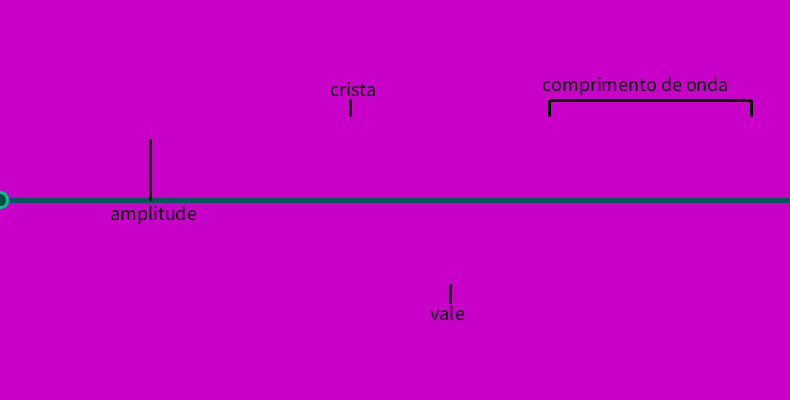
Frame 1 (no input)
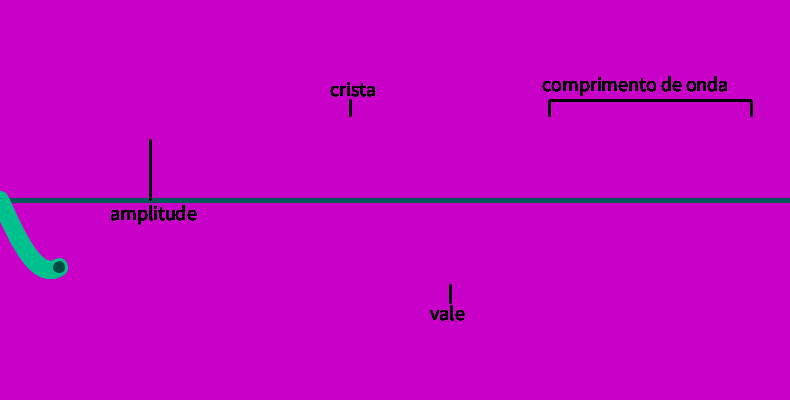
Frame 60 (the mouse pressed at the canvas centre just before this capture)
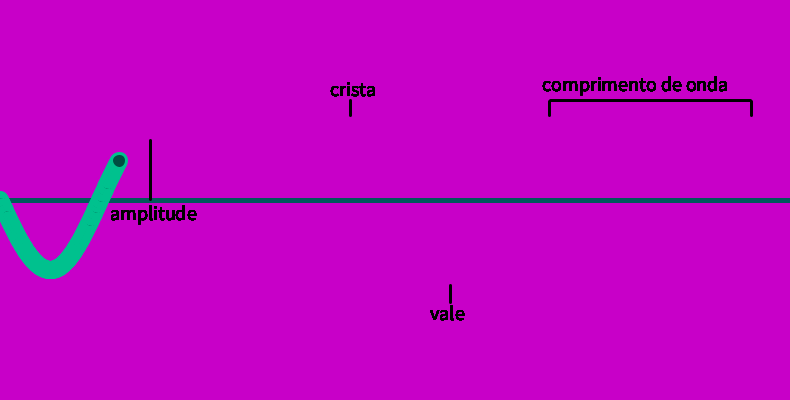
Frame 120 (the mouse held since frame 60 and released just before this capture)

The Processing sketch that drew these frames (run headless with seeded random() and noise(); from frame 60 on, the mouse is pressed at the canvas centre):

// Processing sketch: mySketch
// ── mySketch.pde
int t = 0;
float b = 0;

void setup() {
  size(790,400);
  background(200,0,200);
     stroke(0,88,91);
     strokeWeight(5);
  line(0, 200, 800, 200);
     stroke(0);
     strokeWeight(3);
  line(150,199,150,140);
  
  line(550,100,750,100);
  line(549,101,549,115);
  line(751,101,751,115);
  
  line(350,100,350,115);
  line(450,302,450,285);
  
}
void draw(){

  translate(0,height/2);
  b = 70*sin(t*PI/100);
  
  stroke(0,193,142);
  strokeWeight(3);
  fill(0,77,66);
  ellipse(t,b,15,15);
  t = t+1;
  if (t>800){
  t = 0;
  }
  textSize(20);
  fill(0);
text("amplitude",110,20);
text("comprimento de onda",542,-110);
text("crista",330,-105);
text("vale",430,120);
}
